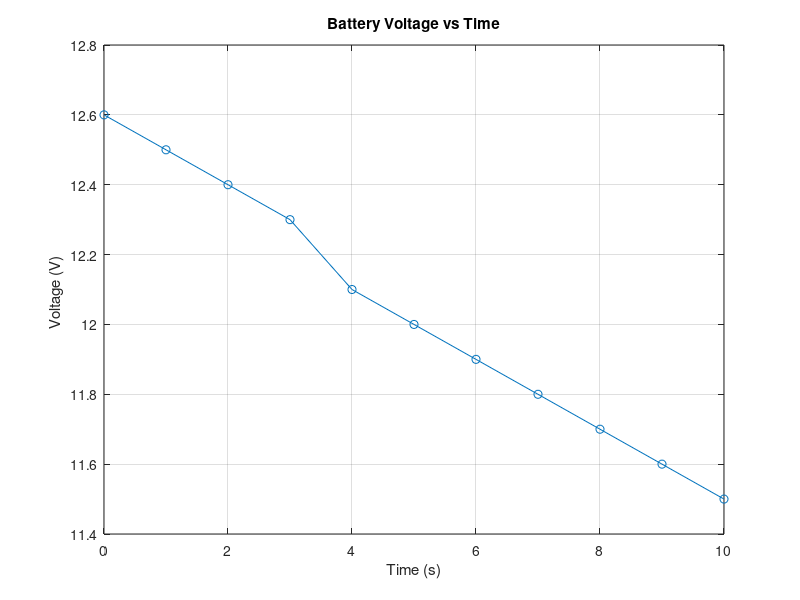

Write the MATLAB code that produced this figure.
%% MATLAB Problem 18 - Battery Voltage Analysis

%time = 0:1:10;

%voltage = [12.6 12.5 12.4 12.3 12.1 12.0 11.9 11.8 11.7 11.6 11.5];

% TASK:
% 1. Find the average voltage.
%
% 2. Find the maximum voltage.
%
% 3. Find the minimum voltage.
%
% 4. Find the voltage at t = 5 seconds.
%
% 5. Plot voltage vs time.
%
% 6. Add:
%       Title: Battery Voltage vs Time
%       X-axis: Time (s)
%       Y-axis: Voltage (V)
%       Grid
%
% 7. Find how many measurements are below 12 V.
%
% HINT:
% For task 7, remember:
%
% sum(voltage < 12)

time = 0:1:10;

voltage = [12.6 12.5 12.4 12.3 12.1 12.0 11.9 11.8 11.7 11.6 11.5];

avg_volt = mean(voltage);
max_volt = max(voltage);
min_Volt = min(voltage);
t = 5;
volt_5_sec = voltage(t+1);

plot(time,voltage,"-o")

title("Battery Voltage vs Time")
xlabel("Time (s)")
ylabel("Voltage (V) ")
grid on
count = sum(voltage < 12);

fprintf('Number of measurements below 12 V = %d\n', count);
